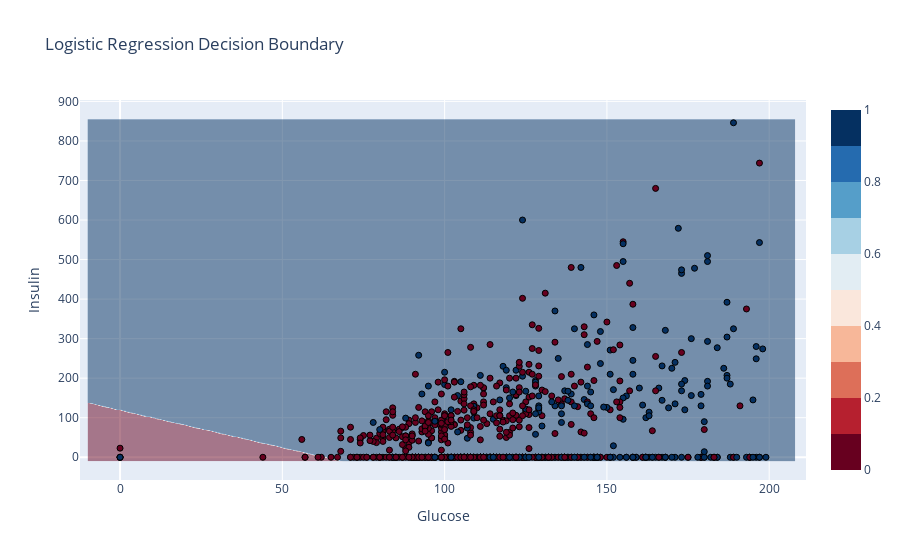

Write notebook code for a chart like this one.
### Code cell
# Plot logistic regression countour plot using plotly
import plotly.graph_objects as go
import numpy as np
x_min, x_max = X['Glucose'].min() - 10, X['Glucose'].max() + 10
y_min, y_max = X['Insulin'].min() - 10, X['Insulin'].max() + 10
xx, yy = np.meshgrid(np.arange(x_min, x_max, 1),
                     np.arange(y_min, y_max, 1))
Z = log_model.predict(np.c_[xx.ravel(), yy.ravel(),
                          np.full(xx.ravel().shape, X['Pregnancies'].mean()),
                          np.full(xx.ravel().shape, X['BloodPressure'].mean()),
                          np.full(xx.ravel().shape, X['SkinThickness'].mean()),
                          np.full(xx.ravel().shape, X['BMI'].mean()),
                          np.full(xx.ravel().shape, X['DiabetesPedigreeFunction'].mean()),
                          np.full(xx.ravel().shape, X['Age'].mean())])
Z = Z.reshape(xx.shape)
fig = go.Figure(data=go.Contour(
    z=Z,
    x=np.arange(x_min, x_max, 1),
    y=np.arange(y_min, y_max, 1),
    colorscale='RdBu',
    opacity=0.5,
    contours=dict(showlines=False)
))
fig.add_trace(go.Scatter(
    x=X['Glucose'],
    y=X['Insulin'],
    mode='markers',
    marker=dict(
        color=y,
        colorscale='RdBu',
        line=dict(color='black', width=1)
    ),
    name='Data Points'
))
fig.update_layout(
    title='Logistic Regression Decision Boundary',
    xaxis_title='Glucose',
    yaxis_title='Insulin'
)
fig.show()

### Figure 1 — Plotly figure (JSON) as saved in the notebook; plotly's stock layout.template omitted (floating-point values rounded to 4 significant figures; data arrays with more than 128 entries replaced by an {"elided": "..."} marker saying what was removed)
{"data": [{"colorscale": [[0, "rgb(103,0,31)"], [0.1, "rgb(178,24,43)"], [0.2, "rgb(214,96,77)"], [0.3, "rgb(244,165,130)"], [0.4, "rgb(253,219,199)"], [0.5, "rgb(247,247,247)"], [0.6, "rgb(209,229,240)"], [0.7, "rgb(146,197,222)"], [0.8, "rgb(67,147,195)"], [0.9, "rgb(33,102,172)"], [1, "rgb(5,48,97)"]], "contours": {"showlines": false}, "opacity": 0.5, "type": "contour", "x": {"elided": "219 int values"}, "y": {"elided": "866 int values"}, "z": {"elided": "866x219 int values"}}, {"marker": {"color": {"elided": "768 int values"}, "colorscale": [[0, "rgb(103,0,31)"], [0.1, "rgb(178,24,43)"], [0.2, "rgb(214,96,77)"], [0.3, "rgb(244,165,130)"], [0.4, "rgb(253,219,199)"], [0.5, "rgb(247,247,247)"], [0.6, "rgb(209,229,240)"], [0.7, "rgb(146,197,222)"], [0.8, "rgb(67,147,195)"], [0.9, "rgb(33,102,172)"], [1, "rgb(5,48,97)"]], "line": {"color": "black", "width": 1}}, "mode": "markers", "name": "Data Points", "type": "scatter", "x": {"elided": "768 int values"}, "y": {"elided": "768 int values"}}], "layout": {"title": {"text": "Logistic Regression Decision Boundary"}, "xaxis": {"title": {"text": "Glucose"}}, "yaxis": {"title": {"text": "Insulin"}}}}
